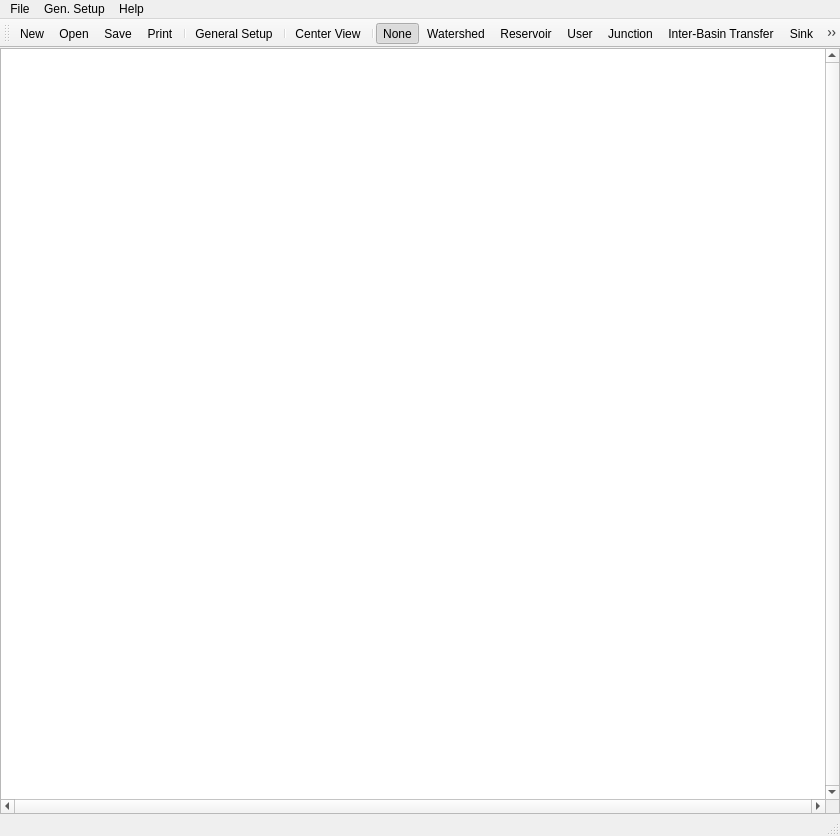
<?xml version="1.0" encoding="UTF-8"?>
<ui version="4.0">
 <class>GRAPSInterface</class>
 <widget class="QMainWindow" name="GRAPSInterface">
  <property name="windowModality">
   <enum>Qt::NonModal</enum>
  </property>
  <property name="geometry">
   <rect>
    <x>0</x>
    <y>0</y>
    <width>840</width>
    <height>836</height>
   </rect>
  </property>
  <property name="mouseTracking">
   <bool>false</bool>
  </property>
  <property name="windowTitle">
   <string>GRAPS Interface</string>
  </property>
  <property name="windowOpacity">
   <double>1.000000000000000</double>
  </property>
  <property name="autoFillBackground">
   <bool>false</bool>
  </property>
  <property name="documentMode">
   <bool>false</bool>
  </property>
  <property name="unifiedTitleAndToolBarOnMac">
   <bool>true</bool>
  </property>
  <widget class="QWidget" name="centralWidget">
   <layout class="QGridLayout" name="gridLayout_2">
    <property name="leftMargin">
     <number>0</number>
    </property>
    <property name="topMargin">
     <number>0</number>
    </property>
    <property name="rightMargin">
     <number>0</number>
    </property>
    <property name="bottomMargin">
     <number>0</number>
    </property>
    <item row="0" column="0">
     <widget class="QGraphicsView" name="graphicsView">
      <property name="cursor" stdset="0">
       <cursorShape>ArrowCursor</cursorShape>
      </property>
      <property name="verticalScrollBarPolicy">
       <enum>Qt::ScrollBarAlwaysOn</enum>
      </property>
      <property name="horizontalScrollBarPolicy">
       <enum>Qt::ScrollBarAlwaysOn</enum>
      </property>
      <property name="sizeAdjustPolicy">
       <enum>QAbstractScrollArea::AdjustToContentsOnFirstShow</enum>
      </property>
      <property name="renderHints">
       <set>QPainter::SmoothPixmapTransform|QPainter::TextAntialiasing</set>
      </property>
      <property name="transformationAnchor">
       <enum>QGraphicsView::AnchorUnderMouse</enum>
      </property>
      <property name="resizeAnchor">
       <enum>QGraphicsView::AnchorUnderMouse</enum>
      </property>
     </widget>
    </item>
   </layout>
  </widget>
  <widget class="QMenuBar" name="menubar">
   <property name="geometry">
    <rect>
     <x>0</x>
     <y>0</y>
     <width>840</width>
     <height>20</height>
    </rect>
   </property>
   <widget class="QMenu" name="menu_File">
    <property name="title">
     <string>File</string>
    </property>
    <addaction name="actionNew_File"/>
    <addaction name="actionOpen"/>
    <addaction name="actionSave"/>
    <addaction name="actionSave_As"/>
    <addaction name="separator"/>
    <addaction name="actionClose"/>
    <addaction name="separator"/>
    <addaction name="actionSave_and_Quit"/>
    <addaction name="separator"/>
    <addaction name="actionMenuPrint"/>
    <addaction name="actionPrintPreview"/>
   </widget>
   <widget class="QMenu" name="menuGen_Setup">
    <property name="title">
     <string>Gen. Setup</string>
    </property>
    <addaction name="actionGeneral_Setup"/>
   </widget>
   <widget class="QMenu" name="menuHelp">
    <property name="title">
     <string>Help</string>
    </property>
   </widget>
   <addaction name="menu_File"/>
   <addaction name="menuGen_Setup"/>
   <addaction name="menuHelp"/>
  </widget>
  <widget class="QStatusBar" name="statusbar"/>
  <widget class="QToolBar" name="toolBar">
   <property name="enabled">
    <bool>true</bool>
   </property>
   <property name="windowTitle">
    <string>toolBar</string>
   </property>
   <property name="movable">
    <bool>true</bool>
   </property>
   <attribute name="toolBarArea">
    <enum>TopToolBarArea</enum>
   </attribute>
   <attribute name="toolBarBreak">
    <bool>false</bool>
   </attribute>
   <addaction name="actionNew"/>
   <addaction name="actionOpen_2"/>
   <addaction name="actionSave_2"/>
   <addaction name="actionPrint"/>
   <addaction name="separator"/>
   <addaction name="actionGS"/>
   <addaction name="separator"/>
   <addaction name="actionCenter_View"/>
   <addaction name="separator"/>
   <addaction name="actionN"/>
   <addaction name="actionWatershed"/>
   <addaction name="actionReservoir"/>
   <addaction name="actionUser"/>
   <addaction name="actionJunction"/>
   <addaction name="actionInterBT"/>
   <addaction name="actionSink"/>
   <addaction name="separator"/>
   <addaction name="actionLink"/>
   <addaction name="separator"/>
   <addaction name="actionE"/>
   <addaction name="actionMV"/>
   <addaction name="separator"/>
   <addaction name="actionMS"/>
   <addaction name="actionG"/>
   <addaction name="actionR"/>
  </widget>
  <action name="actionNew_File">
   <property name="text">
    <string>New File</string>
   </property>
   <property name="statusTip">
    <string>New File</string>
   </property>
  </action>
  <action name="actionOpen">
   <property name="text">
    <string>Open</string>
   </property>
   <property name="statusTip">
    <string>Open</string>
   </property>
  </action>
  <action name="actionSave">
   <property name="text">
    <string>Save</string>
   </property>
   <property name="statusTip">
    <string>Save</string>
   </property>
  </action>
  <action name="actionSave_As">
   <property name="text">
    <string>Save As</string>
   </property>
   <property name="statusTip">
    <string>Save As</string>
   </property>
  </action>
  <action name="actionPrint">
   <property name="text">
    <string>Print</string>
   </property>
   <property name="statusTip">
    <string>Print</string>
   </property>
  </action>
  <action name="actionPrint_Preview">
   <property name="text">
    <string>Print Preview</string>
   </property>
   <property name="statusTip">
    <string>Print Preview</string>
   </property>
  </action>
  <action name="actionClose">
   <property name="text">
    <string>Close</string>
   </property>
   <property name="statusTip">
    <string>Close</string>
   </property>
  </action>
  <action name="actionSave_and_Quit">
   <property name="text">
    <string>Save and Quit</string>
   </property>
   <property name="statusTip">
    <string>Save and Quit</string>
   </property>
  </action>
  <action name="actionWatershed">
   <property name="checkable">
    <bool>true</bool>
   </property>
   <property name="icon">
    <iconset>
     <normaloff>../icons/W.png</normaloff>../icons/W.png</iconset>
   </property>
   <property name="text">
    <string>Watershed</string>
   </property>
   <property name="toolTip">
    <string>Watershed (Ctrl+W)</string>
   </property>
   <property name="statusTip">
    <string>Watershed</string>
   </property>
   <property name="shortcut">
    <string>Ctrl+W</string>
   </property>
   <property name="iconVisibleInMenu">
    <bool>true</bool>
   </property>
  </action>
  <action name="actionJunction">
   <property name="checkable">
    <bool>true</bool>
   </property>
   <property name="icon">
    <iconset>
     <normaloff>../icons/J.png</normaloff>../icons/J.png</iconset>
   </property>
   <property name="text">
    <string>Junction</string>
   </property>
   <property name="toolTip">
    <string>Junction (Ctrl+J)</string>
   </property>
   <property name="statusTip">
    <string>Junction</string>
   </property>
   <property name="shortcut">
    <string>Ctrl+J</string>
   </property>
  </action>
  <action name="actionReservoir">
   <property name="checkable">
    <bool>true</bool>
   </property>
   <property name="icon">
    <iconset>
     <normaloff>../icons/R.png</normaloff>../icons/R.png</iconset>
   </property>
   <property name="text">
    <string>Reservoir</string>
   </property>
   <property name="toolTip">
    <string>Reservoir (Ctrl+R)</string>
   </property>
   <property name="statusTip">
    <string>Reservoir</string>
   </property>
   <property name="shortcut">
    <string>Ctrl+R</string>
   </property>
  </action>
  <action name="actionUser">
   <property name="checkable">
    <bool>true</bool>
   </property>
   <property name="icon">
    <iconset>
     <normaloff>../icons/U.png</normaloff>../icons/U.png</iconset>
   </property>
   <property name="text">
    <string>User</string>
   </property>
   <property name="toolTip">
    <string>User (Ctrl+U)</string>
   </property>
   <property name="statusTip">
    <string>User</string>
   </property>
   <property name="shortcut">
    <string>Ctrl+U</string>
   </property>
  </action>
  <action name="actionN">
   <property name="checkable">
    <bool>true</bool>
   </property>
   <property name="checked">
    <bool>true</bool>
   </property>
   <property name="icon">
    <iconset>
     <normaloff>../icons/transparent.png</normaloff>../icons/transparent.png</iconset>
   </property>
   <property name="text">
    <string>None</string>
   </property>
   <property name="toolTip">
    <string>N (Ctrl+Shift+N)</string>
   </property>
   <property name="statusTip">
    <string>N</string>
   </property>
   <property name="shortcut">
    <string>Ctrl+Shift+N</string>
   </property>
  </action>
  <action name="actionInterBT">
   <property name="checkable">
    <bool>true</bool>
   </property>
   <property name="icon">
    <iconset>
     <normaloff>../icons/I.png</normaloff>../icons/I.png</iconset>
   </property>
   <property name="text">
    <string>Inter-Basin Transfer</string>
   </property>
   <property name="toolTip">
    <string>Inter-Basin Transfer (Ctrl+I)</string>
   </property>
   <property name="statusTip">
    <string>Inter-Basin Transfer</string>
   </property>
   <property name="shortcut">
    <string>Ctrl+I</string>
   </property>
  </action>
  <action name="actionSink">
   <property name="checkable">
    <bool>true</bool>
   </property>
   <property name="icon">
    <iconset>
     <normaloff>../icons/S.png</normaloff>../icons/S.png</iconset>
   </property>
   <property name="text">
    <string>Sink</string>
   </property>
   <property name="toolTip">
    <string>Sink (Ctrl+Shift+S)</string>
   </property>
   <property name="statusTip">
    <string>Sink</string>
   </property>
   <property name="shortcut">
    <string>Ctrl+Shift+S</string>
   </property>
  </action>
  <action name="actionLink">
   <property name="text">
    <string>Link</string>
   </property>
   <property name="toolTip">
    <string>Link (Ctrl+L)</string>
   </property>
   <property name="statusTip">
    <string>Link</string>
   </property>
   <property name="shortcut">
    <string>Ctrl+L</string>
   </property>
  </action>
  <action name="actionE">
   <property name="text">
    <string>Export</string>
   </property>
   <property name="toolTip">
    <string>E (Ctrl+E)</string>
   </property>
   <property name="statusTip">
    <string>E</string>
   </property>
   <property name="shortcut">
    <string>Ctrl+E</string>
   </property>
  </action>
  <action name="actionMV">
   <property name="checkable">
    <bool>false</bool>
   </property>
   <property name="enabled">
    <bool>false</bool>
   </property>
   <property name="text">
    <string>MV</string>
   </property>
   <property name="toolTip">
    <string>MV</string>
   </property>
   <property name="statusTip">
    <string>MV</string>
   </property>
   <property name="visible">
    <bool>false</bool>
   </property>
   <property name="iconVisibleInMenu">
    <bool>true</bool>
   </property>
  </action>
  <action name="actionMS">
   <property name="text">
    <string>MS</string>
   </property>
   <property name="toolTip">
    <string>MS</string>
   </property>
   <property name="statusTip">
    <string>MS</string>
   </property>
   <property name="visible">
    <bool>false</bool>
   </property>
  </action>
  <action name="actionG">
   <property name="text">
    <string>G</string>
   </property>
   <property name="toolTip">
    <string>G</string>
   </property>
   <property name="statusTip">
    <string>G</string>
   </property>
   <property name="visible">
    <bool>false</bool>
   </property>
  </action>
  <action name="actionR">
   <property name="text">
    <string>R</string>
   </property>
   <property name="toolTip">
    <string>R</string>
   </property>
   <property name="statusTip">
    <string>R</string>
   </property>
   <property name="visible">
    <bool>false</bool>
   </property>
  </action>
  <action name="actionOpen_2">
   <property name="text">
    <string>Open</string>
   </property>
   <property name="toolTip">
    <string>Open (Ctrl+O)</string>
   </property>
   <property name="statusTip">
    <string>Open</string>
   </property>
   <property name="shortcut">
    <string>Ctrl+O</string>
   </property>
  </action>
  <action name="actionNew">
   <property name="text">
    <string>New</string>
   </property>
   <property name="toolTip">
    <string>New (Ctrl+N)</string>
   </property>
   <property name="statusTip">
    <string>New</string>
   </property>
   <property name="shortcut">
    <string>Ctrl+N</string>
   </property>
  </action>
  <action name="actionSave_2">
   <property name="text">
    <string>Save</string>
   </property>
   <property name="toolTip">
    <string>Save (Ctrl+S)</string>
   </property>
   <property name="statusTip">
    <string>Save</string>
   </property>
   <property name="shortcut">
    <string>Ctrl+S</string>
   </property>
  </action>
  <action name="actionGS">
   <property name="text">
    <string>General Setup</string>
   </property>
   <property name="toolTip">
    <string>General Setup</string>
   </property>
   <property name="statusTip">
    <string>General Setup</string>
   </property>
  </action>
  <action name="actionGeneral_Setup">
   <property name="text">
    <string>General Setup</string>
   </property>
   <property name="statusTip">
    <string>General Setup</string>
   </property>
  </action>
  <action name="actionMenuPrint">
   <property name="text">
    <string>Print</string>
   </property>
  </action>
  <action name="actionPrintPreview">
   <property name="text">
    <string>Print Preview</string>
   </property>
  </action>
  <action name="actionCenter_View">
   <property name="icon">
    <iconset>
     <normaloff>../icons/center_view_icon.png</normaloff>../icons/center_view_icon.png</iconset>
   </property>
   <property name="text">
    <string>Center View</string>
   </property>
   <property name="toolTip">
    <string>Center View on Items</string>
   </property>
   <property name="shortcut">
    <string>Alt+C</string>
   </property>
  </action>
 </widget>
 <tabstops>
  <tabstop>graphicsView</tabstop>
 </tabstops>
 <resources/>
 <connections/>
</ui>
